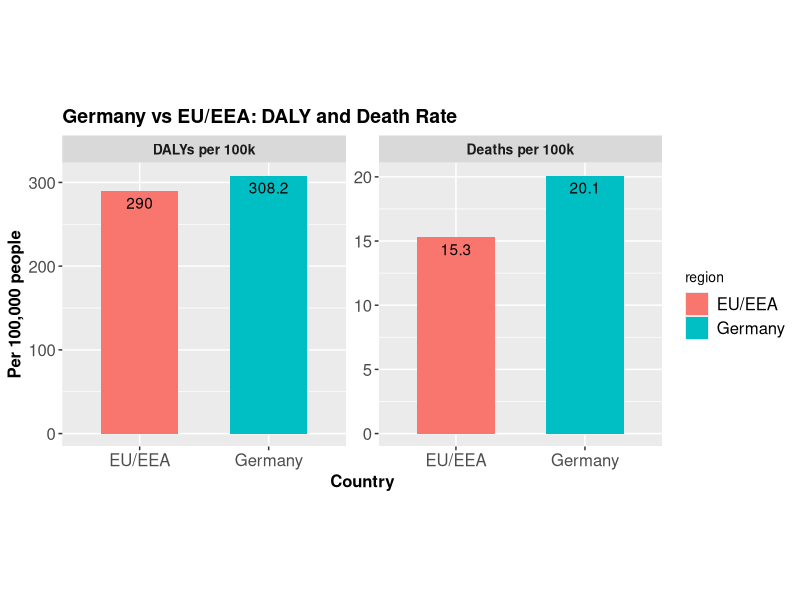
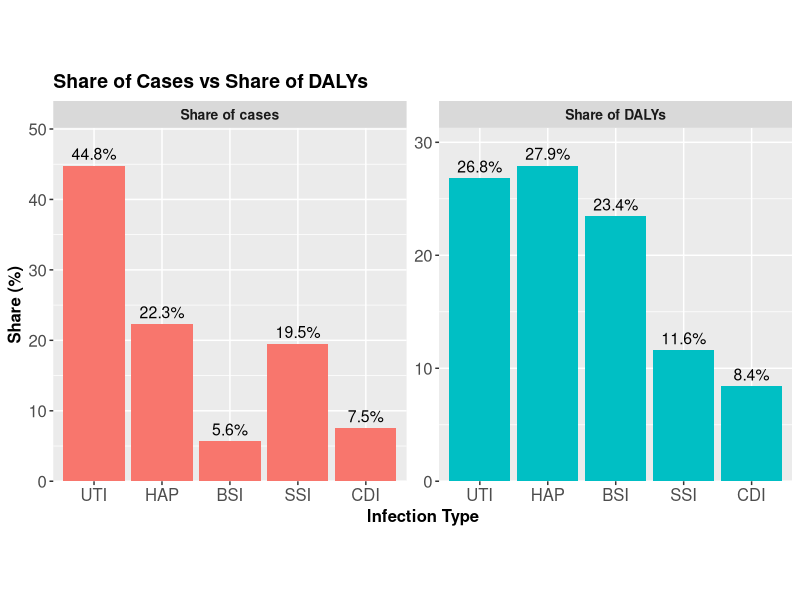

Generate these figures, in order, with R:
## ---- chunk 1
#| label: HAI Rates
#| include: false
library(tidyverse)

hai_rates <- tribble(
  ~region,   ~metric,          ~value,
  "Germany", "DALYs per 100k", 308.2,
  "Germany", "Deaths per 100k",20.1,
  "EU/EEA",  "DALYs per 100k", 290.0 ,
  "EU/EEA",  "Deaths per 100k",15.3
)
## ---- chunk 2
#| label: fig-rates
#| echo: false
#| fig-cap: Germany vs EU/EEA DALY and Death per 100k Population
#| fig-align: center
#| fig-width: 10
#| fig-height: 5

ggplot(hai_rates, aes(x=region, y=value, fill=region)) +
  geom_col(width=0.6) +
  geom_text(aes(label=value), vjust=1.5) +
  facet_wrap(~metric, ncol=2, scales="free_y") +
  labs( title = "Germany vs EU/EEA: DALY and Death Rate",
    x="Country", y="Per 100,000 people") +
  theme(
    plot.title       = element_text(size = 14, face = "bold"),
    axis.title.x     = element_text(size = 12, face = "bold"),
    axis.title.y     = element_text(size = 12, face = "bold"),
    axis.text.x      = element_text(size = 12, angle = 0, vjust = 1),
    axis.text.y      = element_text(size = 12),
    strip.text       = element_text(size = 10, face = "bold"),
    legend.text      = element_text(size = 12),
    legend.title     = element_text(size = 10),
    aspect.ratio     = 1 )
## ---- chunk 3
#| label: Count DALY and Cases
#| message: false
#| warning: false
#| include: false
cases <- tribble(
~infection, ~count,
  "HAP", 106586,
  "SSI",  93222,
  "BSI",  26976,
  "UTI", 214150,
  "CDI",  36002
)

daly <- tribble(
~infection, ~count,
  "HAP", 69508,
  "SSI", 28842,
  "BSI", 58350,
  "UTI", 66701,
  "CDI", 20890
)

total_cases <- 478222
total_dalys <- 248920
## ---- chunk 4
#| label: Build DALY and Cases Shares
#| include: false
shares <- bind_rows(
  cases  %>% mutate(metric = "Share of cases", pct = 100 * count / total_cases),
  daly  %>% mutate(metric = "Share of DALYs", pct = 100 * count / total_dalys)
) %>%
  mutate(label = sprintf("%.1f%%", pct),
         infection = factor(infection, levels = c("UTI","HAP","BSI","SSI","CDI")))
## ---- chunk 5
#| label: fig-shares
#| echo: false
#| fig-cap: Share of cases vs DALYs by infection type (Germany, 2011)
#| fig-align: center
#| fig-width: 10
#| fig-height: 4
ggplot(shares, aes(infection, pct, fill = metric)) +
  geom_col(position = "dodge") +
  geom_text(aes(label = label),
            position = position_dodge(width = 0.9), vjust = -0.5, size = 4) +
  facet_wrap(~ metric, ncol = 2, scales = "free_y") + 
  scale_y_continuous(expand = expansion(mult = c(0, 0.12))) +  
  labs( title = "Share of Cases vs Share of DALYs",
x = "Infection Type", y = "Share (%)") +
  theme(plot.title       = element_text(size = 14, face = "bold"),
    axis.title.x     = element_text(size = 12, face = "bold"),
    axis.title.y     = element_text(size = 12, face = "bold"),
    axis.text.x      = element_text(size = 12, angle = 0, vjust = 1),
    axis.text.y      = element_text(size = 12),
    strip.text       = element_text(size = 10, face = "bold"),
    legend.position = "none",
    aspect.ratio     = 1)
## ---- chunk 6
#| label: Breakdown Infection Number
#| include: false
breakdown <- data.frame(
  
  type_of_HAI = c("HAP", "SSI", "BSI", "UTI", "CDI", "All"),
  
  number_of_HAI = c("106,586 (83,618–137,476)",
                       "93,222 (75,369–114,241)",
                       "26,976 (16,520–42,252)",
                       "214,150 (175,086–253,524)",
                       "36,002 (25,108–49,934)",
                       "478,222 (421,350–537,787)"),
  number_of_attributable_deaths = c("3,968 (1,107–8,164)",
                                      "2,328 (1,888–2,882)",
                                      "3,905 (2,004–6,987)",
                                      "3,664 (1,462–7,533)",
                                      "1,917 (112–4,547)",
                                      "16,245 (10,863–22,756)"),
  number_of_DALYs = c("69,508 (34,042–117,232)",
                        "28,842 (23,313–35,303)",
                        "58,350 (30,940–104,227)",
                        "66,701 (27,890–128,543)",
                        "20,890 (2,023–49,443)",
                        "248,920 (178,693–336,239)"),
  number_of_YLLs = c("41,306 (11,475–84,483)",
                       "28,376 (22,983–34,714)",
                       "49,578 (25,499–90,816)",
                       "44,871 (18,043–92,915)",
                       "19,937 (1,166–47,973)",
                       "190,245 (131,301–264,573)"),
  number_of_YLDs = c("27,539 (16,528–42,824)",
                       "452 (352–580)",
                       "8,787 (4,463–16,609)",
                       "20,243 (8,095–40,522)",
                       "977 (172–2,125)",
                       "59,076 (40,263–84,578)")
)

colnames(breakdown) <- c(
  "Type of HAI",
  "Number of HAIs",
  "Number of attributable deaths",
  "Number of DALYs",
  "Number of YLLs",
  "Number of YLDs"
)
## ---- chunk 7
#| label: tbl-breakdown
#| tbl-cap: Burden of healthcare-associated infections by type, Germany PPS 2011

library(kableExtra)

breakdown %>%
 kable("html", align = "lrrrrr", escape = FALSE) %>%
  kable_styling(full_width = TRUE, bootstrap_options = c("striped", "hover")) %>%
  row_spec(nrow(breakdown), bold = TRUE, color = "black", background = "white") %>%
  column_spec(1, bold = TRUE)
